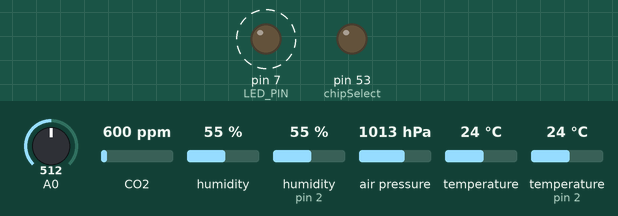
Simulated run of this sketch. Board: Arduino Mega 2560, built with avr-gcc and run on an emulated ATmega2560. Parts: output pins drawn as LEDs (lit = HIGH). Dashed ring = blinking. The inputs (shaded band) are chosen by the test bench; at power-on: A0 = 512, CO2 600 ppm, humidity 55 %, humidity (sensor on pin 2) 55 %, air pressure 1013 hPa, temperature 24 °C, temperature (sensor on pin 2) 24 °C. Storage starts empty; what the sketch prints to the serial monitor is not drawn.

Above: at 1.1 s.
Timing chart, 0 to 4.9 s (numbered marks = the images above):
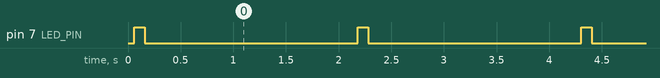

The sketch:

Horus.ino
```cpp
#include <Adafruit_Sensor.h>
#include <Adafruit_BMP280.h>
#include <Wire.h>
#include <SensirionI2CScd4x.h>
#include <SD.h>
#include "DHT.h"

#define DHTPIN 2        // Pin del DHT22
#define DHTTYPE DHT22   // Tipo del sensor DHT

#define LED_PIN 7       // Pin del LED

DHT dht(DHTPIN, DHTTYPE);
Adafruit_BMP280 bmp;
SensirionI2CScd4x scd4x;
File dataFile;

const int chipSelect = 53; // Pin CS para la tarjeta SD


void setup() {
  Serial.begin(9600);
  dht.begin();
  bmp.begin();

  uint16_t error;
  char errorMessage[256];
  Wire.begin();
  scd4x.begin(Wire);
  // stop potentially previously started measurement
  error = scd4x.stopPeriodicMeasurement();

// Start Measurement
  error = scd4x.startPeriodicMeasurement();


  pinMode(chipSelect, OUTPUT);
  pinMode(LED_PIN, OUTPUT);
  digitalWrite(LED_PIN, LOW);  // Apagar el LED inicialmente

  if (!SD.begin(chipSelect)) {
    Serial.println("Error al inicializar la tarjeta SD.");
    return;
  }

  dataFile = SD.open("datos.txt", FILE_WRITE);

  if (!dataFile) {
    Serial.println("Error al abrir el archivo.");
    return;
  }

  // Escribir el encabezado en el archivo
  dataFile.println("Temperatura (°C),Humedad (%), TemperaturaBMP, Presión (hPa), Altitud, CO2 (ppm),Temperatura CO2, Humedad CO2,Índice UV");
  dataFile.close();
}

void loop() {
  uint16_t error;
  char errorMessage[256];
// Read Measurement
  uint16_t co2 = 0;
  float temperatureCO2 = 0.0f;
  float humidityCO2 = 0.0f;
  bool isDataReady = false;
  error = scd4x.getDataReadyFlag(isDataReady);

    if (!isDataReady) {
        return;
    }
  error = scd4x.readMeasurement(co2, temperatureCO2, humidityCO2);

  float temperatureDHT = dht.readTemperature();
  float humidityDHT = dht.readHumidity();
  float temperatureBMP = bmp.readTemperature();
  float pressure = bmp.readPressure() / 100.0F; // Convertir a hPa
  float altitudeBMP = bmp.readAltitude(1013.25);

  float uv = analogRead(A0) * (5.0 / 1023.0); // Convertir a voltaje UV
  float uvIndex = uv * 0.1; // Calibración del sensor GUVA-S12SD

  dataFile = SD.open("datos.txt", FILE_WRITE);

  if (dataFile) {
    char temperatureDHTStr[10];
    char humidityDHTStr[10];
    char temperatureBMPStr[10];
    char pressureStr[10];
    char altitudeBMPStr[10];
    char co2Str[10];
    char temperatureCO2Str[10];
    char humidityCO2Str[10];
    char uvIndexStr[10];

    // Convertir las variables a cadenas de texto
    dtostrf(temperatureDHT, 6, 2, temperatureDHTStr);
    dtostrf(humidityDHT, 6, 2, humidityDHTStr);
    dtostrf(temperatureBMP, 6, 2, temperatureBMPStr);
    dtostrf(pressure, 6, 2, pressureStr);
    dtostrf(altitudeBMP, 6, 2, altitudeBMPStr);
    dtostrf(co2, 6, 0, co2Str);
    dtostrf(temperatureCO2, 6, 2, temperatureCO2Str);
    dtostrf(humidityCO2, 6, 2, humidityCO2Str);
    dtostrf(uvIndex, 6, 2, uvIndexStr);

    char dataLine[100];
    // Imprimir los datos en una línea separados por comas utilizando snprintf
    snprintf(dataLine, sizeof(dataLine), "%s,%s,%s,%s,%s,%s,%s,%s,%s", temperatureDHTStr, humidityDHTStr, temperatureBMPStr, pressureStr, altitudeBMPStr, co2Str, temperatureCO2Str, humidityCO2Str, uvIndexStr);

//    // Imprimir los datos en el monitor serial
//    Serial.print("Temperatura DHT: ");
//    Serial.print(temperatureDHTStr);
//    Serial.println(" °C");
//    Serial.print("Humedad DHT: ");
//    Serial.print(humidityDHTStr);
//    Serial.println(" %");
//    Serial.print("Presión BMP: ");
//    Serial.print(pressureStr);
//    Serial.println(" hPa");
//    Serial.print("CO2: ");
//    Serial.print(co2Str);
//    Serial.println(" ppm");
//    Serial.print("Índice UV: ");
//    Serial.print(uvIndexStr);
//    Serial.println();

    dataFile.println(dataLine);

    dataFile.close();

    Serial.println("Datos almacenados en la tarjeta SD.");

    // Encender el LED
    digitalWrite(LED_PIN, HIGH);
    delay(100);  // Retraso para el parpadeo
    digitalWrite(LED_PIN, LOW);
  } else {
    Serial.println("Error al abrir el archivo.");
  }

  delay(2000); // Esperar 2 segundos antes de tomar más mediciones
}
```

Measured:
- by itself, pin 7 (LED_PIN): alternates HIGH for 0.10 s and LOW for 2.0 s
